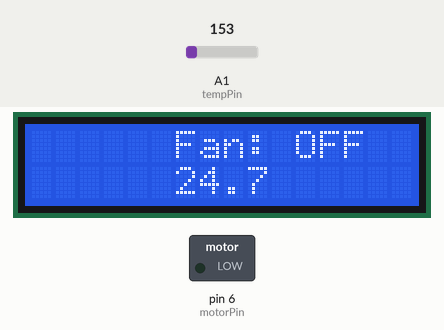
Simulated run of this sketch. Board: Arduino Uno, built with avr-gcc and run on an emulated ATmega328P. On the bench: 16×2 character LCD, switched loads named in the sketch (green lamp = pin HIGH). Inputs (shaded band) come from the test bench; at power-on: A1 (tempPin) = 153.

Above: at 1.2 s.
1.3 s: A1 (tempPin) set to 165
At 2.7 s:
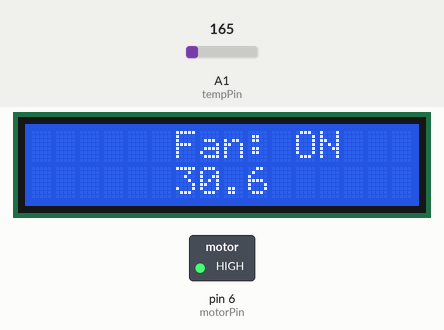
3.0 s: A1 (tempPin) set to 175
At 4.2 s:
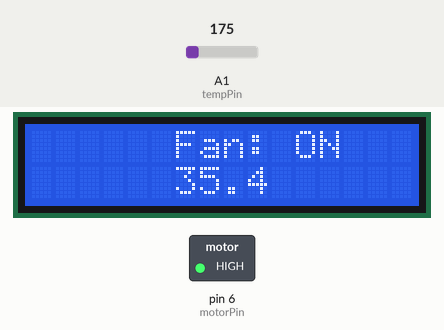
4.5 s: A1 (tempPin) set to 191
At 5.7 s:
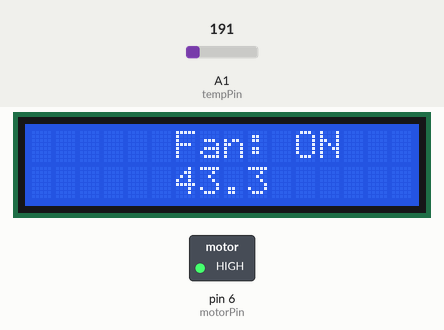
Timing chart, 0 to 7.5 s (numbered marks = the images above; inputs shaded):
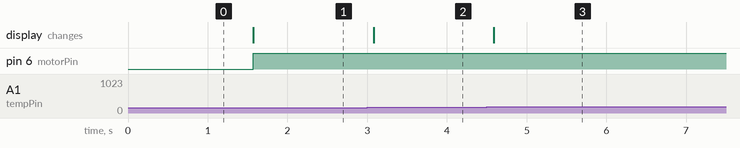

The sketch:

sistemaB.ino
```cpp
#include <LiquidCrystal.h>
// componentes
/*  motor (ventoinha)
 *  sensor de temperatura
 *  lcd (a mostrar se a fan esta on/off e a temp)
 *  led vermelho (liga quando está a ventoinha ligada)
 *  led verde (liga quando a temp está estabilizada)
 *  potenciometro (para controlar a luminosidade do lcd)
 */
LiquidCrystal lcd(12, 11, 5, 4, 3, 2);

int fanPin;
int lcdPin;
int ledCooling = 8; // led vermelho - liga quando está a ventoinha ligada
int ledStabilized = 7; // led verde - liga quando a temperatura está estabilizada
int maxTemp = 25; // temperatura maxima tolerada antes de ligar a ventoinha
int minTemp = 20; // temperatura minima que quando atingida desliga a ventoinha
int tempPin = A1;
int motorPin = 6;
float temp;


void setup() {
  // put your setup code here, to run once:
  pinMode(fanPin, OUTPUT);
  pinMode(lcdPin, OUTPUT);
  pinMode(motorPin, OUTPUT);
  lcd.begin(16, 2);
  lcd.setCursor(6, 0);
  lcd.print("Fan: ");
  temp_regulator ();
  Serial.begin(9600); // Starts the serial communication
}

void loop() {

  temp = analogRead(tempPin); // le valor do sensor de temperatura

  // converte o valor em uma temperatura em ºC
  temp = temp * 5 / 1024;
  temp = (temp - 0.5) * 100;

  // Escreve no LCD
  lcd.setCursor(6, 0);
  lcd.print("Fan: ");

  temp_regulator ();

  // Escreve no LCD
  lcd.setCursor(6, 1);
  lcd.print(temp, 1);

  delay(500);

}

// Funcao responsavel por ligar/desligar os leds vermelho e verde e o motor da ventoinha, mediante a temperatura detetada
// pelo sensor
void temp_regulator (){
  // caso temp > 25º:
  // - mostra o estado da ventoinha como ON
  // - liga o led vermelho
  // - desliga o led verde
  // - liga a ventoinha
  if (temp > maxTemp) {
    lcd.print("ON ");
    digitalWrite(ledCooling, HIGH);
    digitalWrite(ledStabilized, LOW);
    digitalWrite(motorPin, HIGH);
  }
  // caso temp < 20º:
  // - mostra o estado da ventoinha como OFF
  // - desliga o led vermelho
  // - liga o led verde
  // - desliga a ventoinha
  else if (temp < minTemp) {
    lcd.print("OFF");
    digitalWrite(ledCooling, LOW);
    digitalWrite(ledStabilized, HIGH);
    digitalWrite(motorPin, LOW);
  } else {
    lcd.print("OFF");
    digitalWrite(ledCooling, HIGH);
    digitalWrite(ledStabilized, LOW);
    digitalWrite(motorPin, LOW);
  }
}
```

Measured:
- the behaviour switches between 153 and 154 on A1 (tempPin) (found by bisection; images 0 and 1)
- after the input at 1.3 s, pin 6 (motorPin): LOW → HIGH after 0.27 s; the display: changes after 0.27 s (image 1)
- after the input at 3.0 s, the display: changes after 0.08 s (image 2)
- after the input at 4.5 s, the display: changes after 0.09 s (image 3)
